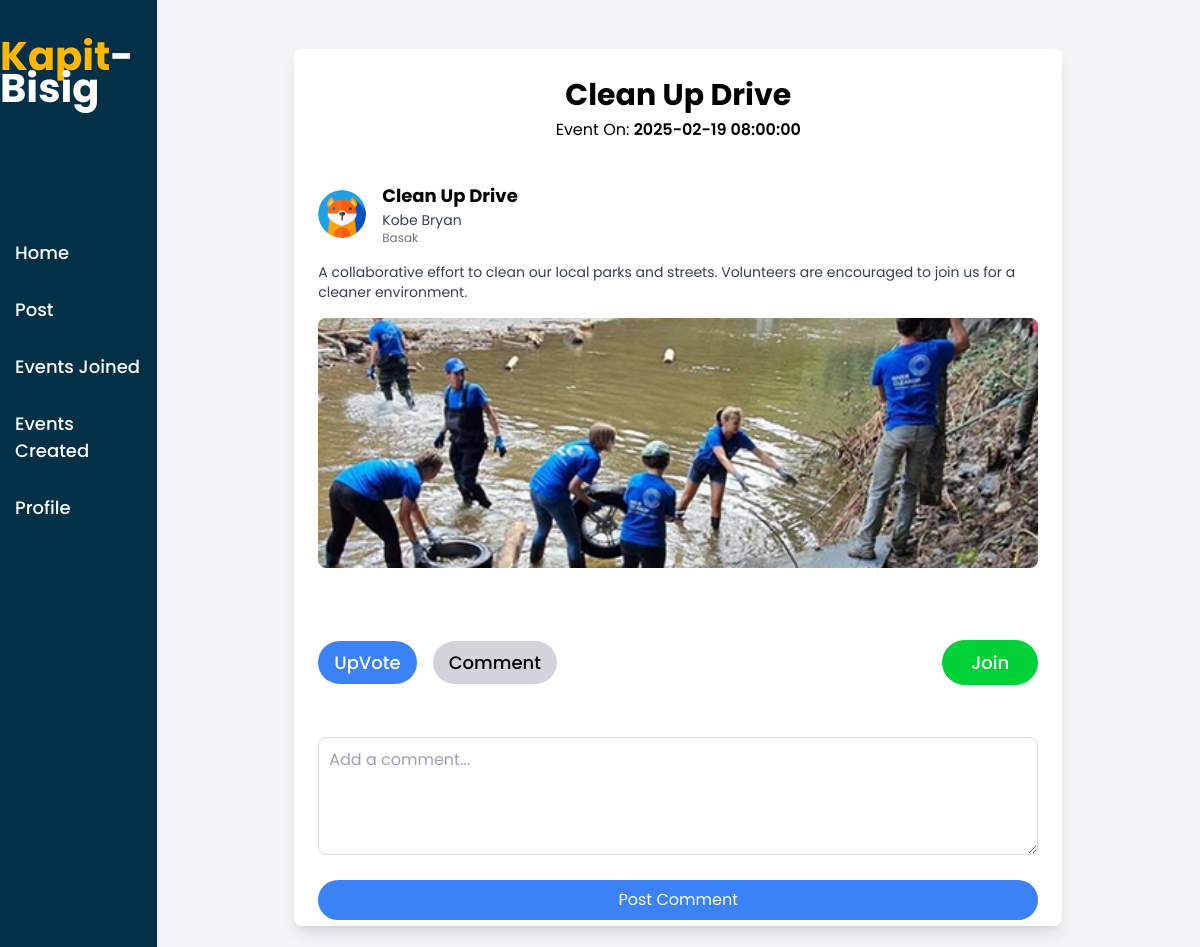
Screenshot of /viewpost/2 with the database file from the repository.
### tables this page shows
CREATE TABLE Post (
    id INTEGER PRIMARY KEY AUTOINCREMENT,
    user_id INTEGER NOT NULL,
    title VARCHAR NOT NULL,
    content TEXT NOT NULL,
    category TEXT NOT NULL,
    type TEXT NOT NULL,
    event_date DATETIME,
    status TEXT,
    approved_by INTEGER,
    created_at DATETIME DEFAULT CURRENT_TIMESTAMP, location varchar(30), picture varchar(30),
    FOREIGN KEY (user_id) REFERENCES User(id),
    FOREIGN KEY (approved_by) REFERENCES User(id)
);

CREATE TABLE user(
id integer primary key autoincrement,
name varchar(30),
email varchar(30) unique,
password varchar(30),
role varchar(30)
, profileicon varchar(30));

### app/routes.py (the view)
@main.route('/viewpost/<id>')
def viewpost(id):
    global volunteer
    post = db.find_record_with_user('Post', id=id)
    volunteers = db.getall_records('Post_Participation')
    if not post:
        return "Post not found", 404
    if isinstance(post, list) and len(post) > 0:
        post = post[0]
    return render_template('viewpost.html', post=post, volunteers=volunteers)

### app/databasehelper/dbhelper.py (called while the page is built)
    def getdb_connection(self):
        connection = connect(self.database)
        connection.row_factory = Row  # Ensures results are returned as dictionaries
        return connection

    def getprocess(self, sql: str, params=()):
        connection = self.getdb_connection()
        cursor = connection.cursor()
        cursor.execute(sql, params)
        data = cursor.fetchall()
        cursor.close()
        connection.close()
        return data

    def getall_records(self, table: str) -> list:
        query = f"SELECT * FROM {table}"
        return self.getprocess(query)

    def find_record_with_user(self, table: str, id: int):
        query = f'''
            SELECT p.id, p.title, p.content,
                p.category, p.type, p.event_date, p.status,
                p.created_at, p.location, p.picture,u.id as user_id,
                u.name, u.email, u.profileicon
            FROM {table} p
            JOIN user u ON p.user_id = u.id
            WHERE p.id = ?
        '''
        print(f"Executing query: {query} with id={id}")
        return self.getprocess(query, (id,))

### app/routes.py (called while the page is built)
@main.after_request
def after_request(response):
    response.headers['Cache-Control'] = 'no-cache,no-store,must-revalidate'
    return response

### app/templates/user/viewpost.html
{% extends 'dashboardtemplate.html' %}
{% block content %}
<div class="w-full h-screen flex justify-center items-center bg-gray-100">
    <form class="w-[90%] max-w-3xl h-[90vh] flex flex-col gap-4 bg-white p-6 shadow-lg rounded-lg overflow-y-auto">
        <div id="top" class="flex flex-col items-center justify-center mb-6">
            <h1 class="text-[30px] font-bold">{{ post.title }}</h1>
            <h3>Event On: <span class="font-semibold">{{ post.event_date }}</span></h3>
        </div>
        <div id="mid" class="mb-6">
            <div id="pfpname" class="flex items-center gap-4 mb-4">
                <div id="profile-pic" class="w-12 h-12 rounded-full overflow-hidden">
                    <img class="w-full h-full object-cover" src="{{ url_for('static', filename='Images/' + post.profileicon) }}" alt="Profile Icon">
                </div>
                <div id="user-info">
                    <p id="program-name" class="font-bold text-lg">{{ post.title }}</p>
                    <p id="user-name" class="text-sm text-gray-700">{{ post.name }}</p>
                    <p id="user-address" class="text-xs text-gray-500">{{ post.location }}</p>
                </div>
            </div>
            <div id="message" class="flex flex-col mb-4">
                <p class="text-sm text-gray-700">
                    {{ post.content }}
                </p>
                <div class="w-full flex justify-center mt-4">
                    <img class="max-w-full h-[250px] object-cover rounded-lg" src="{{ url_for('static', filename='Images/' + post.picture) }}" alt="Event Image">
                </div>
            </div>
        </div>
        <div id="bot" class="flex items-center justify-between mt-auto bg-white py-4 sticky bottom-0">
            <div id="vote" class="flex gap-4 items-center">
                <a href="#" class="bg-blue-500 text-white py-2 px-4 rounded-full hover:bg-blue-600 transition">UpVote</a>
                <a href="#" class="bg-gray-300 text-black py-2 px-4 rounded-full hover:bg-gray-400 transition">Comment</a>
            </div>
            <a href="{{ url_for('main.join', id=post.id,user_id=post.user_id) }}" class="bg-[#00d238] border border-[#00d238] text-white px-7 py-2 rounded-full hover:bg-[#00a123] transition inline-block">
                Join
            </a>
        </div>
        <div id="comment-section" class="mt-6">
            <textarea id="comment-input" placeholder="Add a comment..." rows="4" class="w-full p-2 border rounded"></textarea>
            <button class="bg-blue-500 text-white py-2 px-4 rounded-full w-full mt-2 hover:bg-blue-600 transition">Post Comment</button>
        </div>
    </form>
</div>
{% endblock %}

### app/templates/user/dashboardtemplate.html (style rules this page uses)
* { font-family: 'Poppins'; }
a { text-decoration: none; font-size: 18px; font-weight: 500; padding-top: 15px; color: #ffff; padding-bottom: 10px; display: flex; border-radius: 8px; padding: 15px; }
#comment-section { margin-top: 20px; }
#comment-input { border: 1px solid #ddd; padding: 10px; width: 100%; border-radius: 8px; margin-bottom: 10px; }

### rows the page displays
Post: title "Clean Up Drive", event_date "2025-02-19 08:00:00", location "Basak", content "A collaborative effort to clean our local parks and streets. Volunteers are encouraged to join us for a cleaner environment.", picture (picture)
user: profileicon (picture), name "Kobe Bryan"
